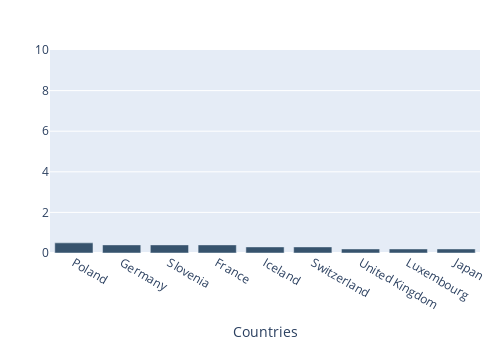

The notebook cell saved with this chart:
### Code cell
subset_data = graph3[32:42]

trace1 = go.Bar(
    x=subset_data['Country'],
    y=subset_data['Value'],
    marker=dict(
        color='rgb(55, 83, 109)'  
    )
)

data = [trace1]
layout = go.Layout(
    xaxis=dict(title='Countries', tickangle=30),
    yaxis=dict(range=[0,10]),
    autosize=False,  
    width=500,  
    height=350, 
    margin=go.layout.Margin(
        l=50, 
        r=20, 
        b=50, 
        t=50  
    )
)

fig = go.Figure(data=data, layout=layout)

fig.show()

### Figure 1 — Plotly figure (JSON) as saved in the notebook; plotly's stock layout.template omitted (floating-point values rounded to 4 significant figures)
{"data": [{"marker": {"color": "rgb(55, 83, 109)"}, "type": "bar", "x": ["Poland", "Germany", "Slovenia", "France", "Iceland", "Switzerland", "United Kingdom", "Luxembourg", "Japan"], "y": [0.5, 0.4, 0.4, 0.4, 0.3, 0.3, 0.2, 0.2, 0.2]}], "layout": {"autosize": false, "height": 350, "margin": {"b": 50, "l": 50, "r": 20, "t": 50}, "width": 500, "xaxis": {"tickangle": 30, "title": {"text": "Countries"}}, "yaxis": {"range": [0, 10]}}}
